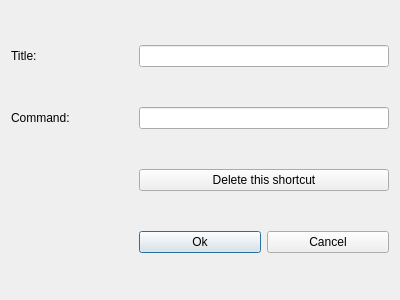
<?xml version="1.0" encoding="UTF-8"?>
<ui version="4.0">
 <class>ShortcutCreator</class>
 <widget class="QDialog" name="ShortcutCreator">
  <property name="geometry">
   <rect>
    <x>0</x>
    <y>0</y>
    <width>400</width>
    <height>300</height>
   </rect>
  </property>
  <property name="windowTitle">
   <string>Dialog</string>
  </property>
  <layout class="QGridLayout" name="gridLayout">
   <item row="1" column="1" colspan="2">
    <widget class="QLineEdit" name="commandEdit"/>
   </item>
   <item row="1" column="0">
    <widget class="QLabel" name="commandLabel">
     <property name="text">
      <string>Command:</string>
     </property>
    </widget>
   </item>
   <item row="3" column="1">
    <widget class="QPushButton" name="okButton">
     <property name="text">
      <string>Ok</string>
     </property>
    </widget>
   </item>
   <item row="0" column="0">
    <widget class="QLabel" name="titleLabel">
     <property name="text">
      <string>Title:</string>
     </property>
    </widget>
   </item>
   <item row="0" column="1" colspan="2">
    <widget class="QLineEdit" name="titleEdit"/>
   </item>
   <item row="3" column="2">
    <widget class="QPushButton" name="cancelButton">
     <property name="text">
      <string>Cancel</string>
     </property>
    </widget>
   </item>
   <item row="2" column="1" colspan="2">
    <widget class="QPushButton" name="deleteButton">
     <property name="text">
      <string>Delete this shortcut</string>
     </property>
    </widget>
   </item>
  </layout>
 </widget>
 <resources/>
 <connections/>
</ui>
